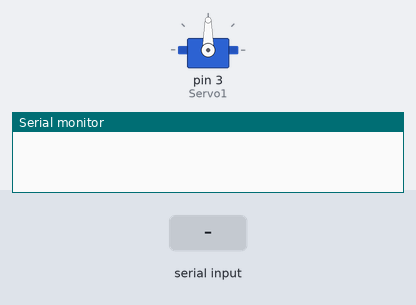
Simulated run of this sketch. Board: Arduino Uno, built with avr-gcc and run on an emulated ATmega328P. Shown: servo, the last lines printed to the serial monitor. The test bench sets the inputs (shaded band).

Above: at 1.2 s.
1.3 s: "O" received over Serial
At 2.5 s:
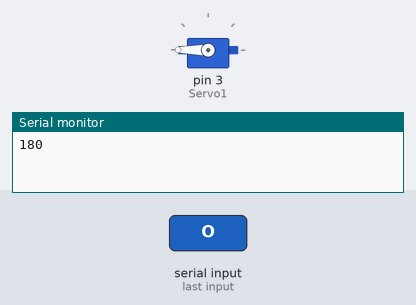
2.8 s: "C" received over Serial
At 3.7 s:
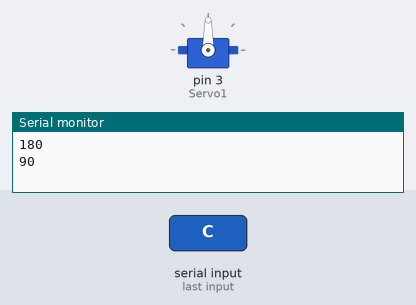
Timing chart, 0 to 5.8 s (numbered marks = the images above; inputs shaded):
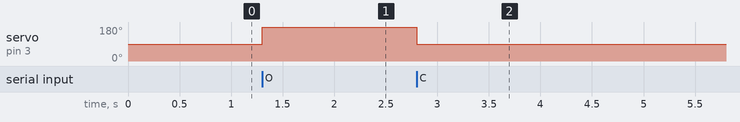

Measured:
- after the input at 1.3 s, servo on pin 3 (Servo1): 90° → 180° at once
- after the input at 2.8 s, servo on pin 3 (Servo1): 180° → 90° at once

The sketch:

ServoMotor_Rascunho.ino
```cpp
#include <Servo.h> //Este comando inclui a biblioteca Servo neste código

Servo Servo1; //Identifica um objeto do tipo Servo chamado Servo1
int Recebido; //Variável que armazenará o valor recebido pela serial
int posicao; //Variável que armazenará as posições do servo

void setup(){
  Servo1.attach(3); //Pino onde o servo deve estar colocado
  Serial.begin(9600); //Inicia a comunicação serial com taxa de 9600
}

void loop(){
   if (Serial.available() > 0) { //Se algo vier pela porta serial.
     Recebido = Serial.read(); //O que receber, armazenar na variavel Recebido
     if (Recebido == 'O'){ //se receber o sinal de O pela serial faça:
       posicao = 180; //movimento para posição 0
       Serial.println(posicao); //mostra no Monitor Serial o valor da posiçã
     }
      if (Recebido == 'C'){ //se receber o sinal de C pela serial faça:
         posicao = 90; //movimento para posição 90
         Serial.println(posicao); //mostra no Monitor Serial o valor da posição
      }
       Servo1.write(posicao); //Escreve a posição no servo
   }
}
```
